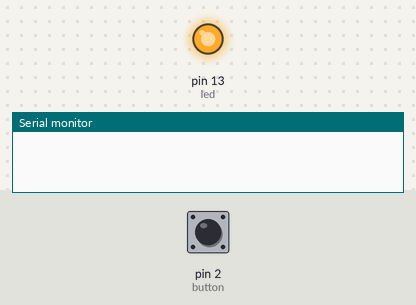
The sketch below on a simulated Arduino Uno, built with avr-gcc and run on an emulated ATmega328P. On the bench: output pins drawn as LEDs (lit = HIGH), the last lines printed to the serial monitor. Inputs (shaded band) come from the test bench; at power-on: pin 2 (button) HIGH.

Above: at 1.2 s.
1.3 s: pin 2 (button) pulled LOW for 0.15 s
At 2.5 s:
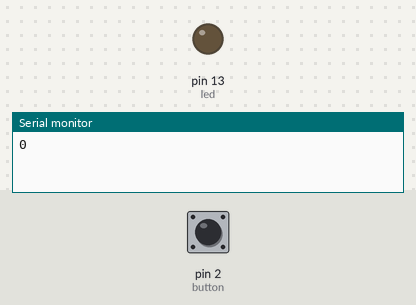
2.9 s: pin 2 (button) pulled LOW for 1 s
At 3.8 s:
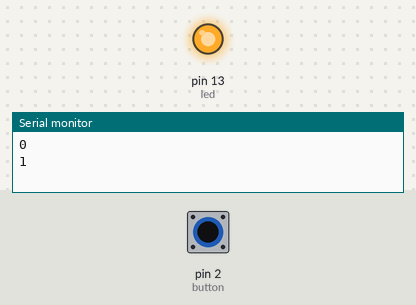
5.4 s: pin 2 (button) pulled LOW for 3.2 s
At 5.7 s:
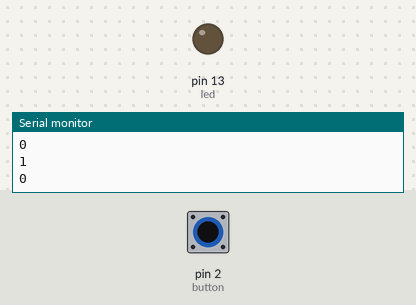
Timing chart, 0 to 8.4 s (numbered marks = the images above; inputs shaded):
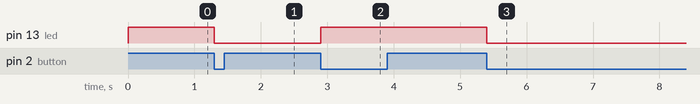

Measured:
- after the input at 1.3 s, pin 13 (led): HIGH → LOW at once
- after the input at 2.9 s, pin 13 (led): LOW → HIGH at once
- after the input at 5.4 s, pin 13 (led): HIGH → LOW at once

The sketch:

button_without_debounce.ino
```cpp
int button = 2;
int led = 13;

int ledState = HIGH;
int buttonState;
int buttonPState = HIGH;

unsigned long lastDebounceTime = 0;
unsigned long debounceTime = 50;

void setup() {
  pinMode(button, INPUT_PULLUP);
  pinMode(led, OUTPUT);

  Serial.begin(9600);
}

void loop() {

  buttonState = digitalRead(button);

  if (buttonState != buttonPState) {
    if (buttonState == LOW) {

      ledState = !ledState;

      Serial.println(ledState);
    }
  }

  digitalWrite(led, ledState);

  buttonPState = buttonState;

}
```
